Frame 1 (no input): blank canvas, image omitted
Frame 60 (the mouse pressed at the canvas centre just before this capture): blank canvas, image omitted
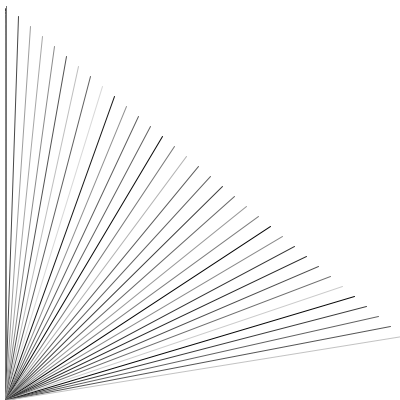
Frame 120 (the mouse held since frame 60 and released just before this capture)

The Processing sketch whose frames 1 and 60 were blank and that drew this single picture after the mouse press (run headless with seeded random() and noise(); from frame 60 on, the mouse is pressed at the canvas centre):

// Processing sketch: processing_37179
// ── processing_37179.pde

float xPos;
float yPos;
 
void setup(){
  size(400,400);
  background (255);
  xPos = 6;
  yPos = 6;
}
 
void draw(){
  // on each frame, move 5% towards the target (mouse) in X, 
  //            and move 2% towards the target (mouse) in Y 
 
  for (float x=xPos; x<200; x=x+6){
   for (float y=yPos; y<200; y=y+6){
  xPos = xPos + .06*mouseX; 
  yPos = yPos + .05*mouseY;
  float strokecolor= random (0,220);
  stroke (strokecolor);
//line(xPos, 200,yPos, 400);
 line (xPos, yPos,  5, 400);
   }
  //ellipse(xPos, yPos, 20,20);
}
}
